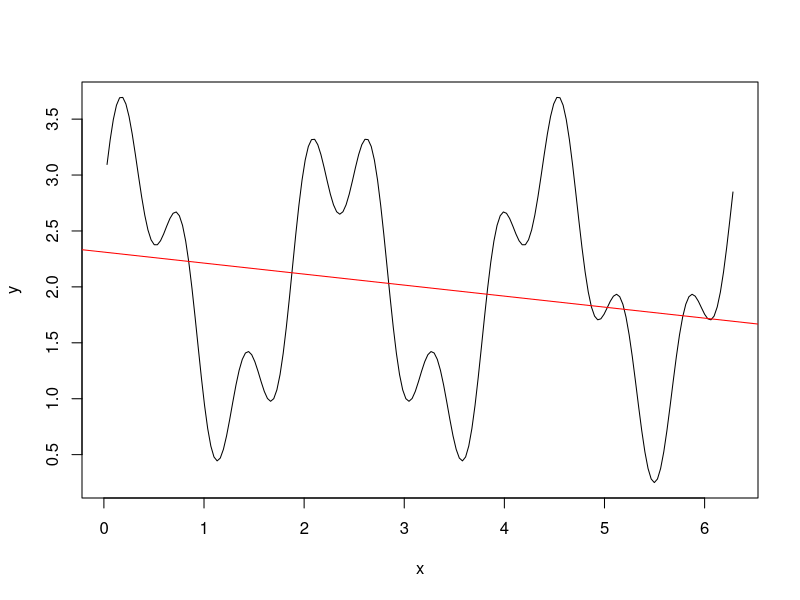
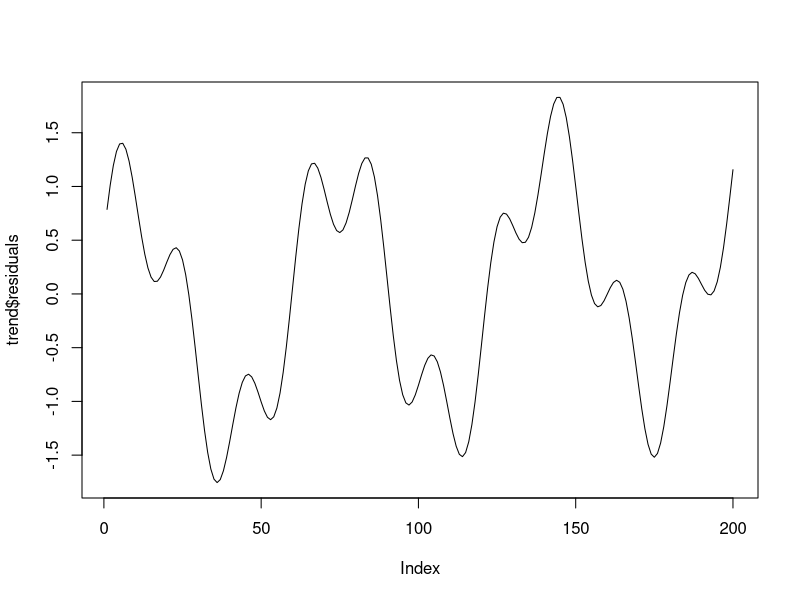
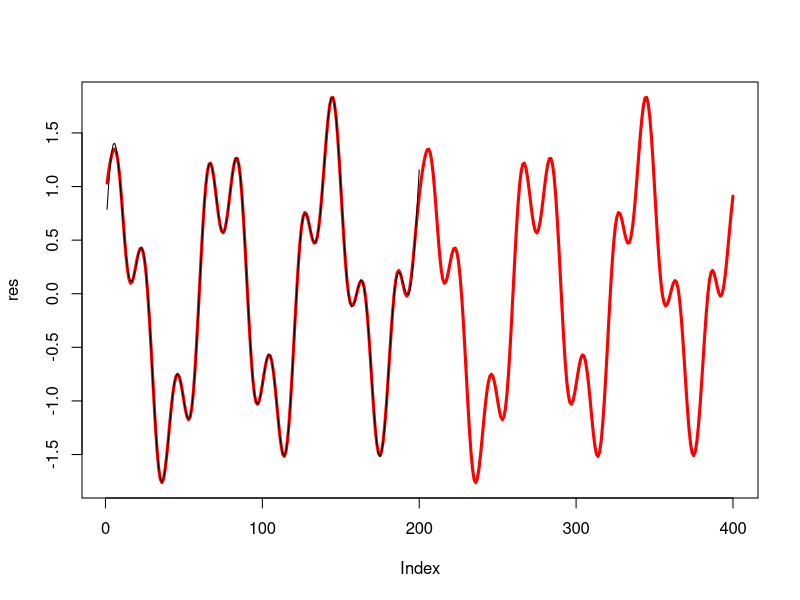

Write R code to recreate these figures, in order.
library('purrr')

period <- 2 * pi
f0 <- pi / 100
x <- seq(0, period, pi/100)
x <- x[-1]
y <- 1.2 * sin(3 * x + pi/4) + 0.55 * sin(10 * x) + 2 

trend <- lm(y~x)
plot(x,y,'l')
abline(trend,col='red')
dev.new()
plot(trend$residuals,,'l')

fourier <- fft(trend$residuals)
duration <- 3
sample_freq <- y

L <- length(fourier)

a0 <- Mod(fourier[1]) / L
fourier <- fourier[seq(2, L/2)] * 2 / L
ampli <- unname(Mod(fourier))
phase <- unname(Arg(fourier) + pi/2)
freq  <- seq_along(fourier) * (period/f0) / L

imp <- order(-ampli)
imp <- imp[seq(20)]
ampli <- ampli[imp]
phase <- phase[imp]
freq <- freq[imp]

#freq  <- (seq_along(fourier)) * base_freq

#moments <- c(seq(L)-1,seq(L,L*2))

res <- sapply(seq(L*2) - 1, function(t){
   a0 + sum(ampli * sin(freq * f0 * t + phase))
})
plot(res,,'l',col='red',lwd=3)
lines(trend$residuals,,'l')
